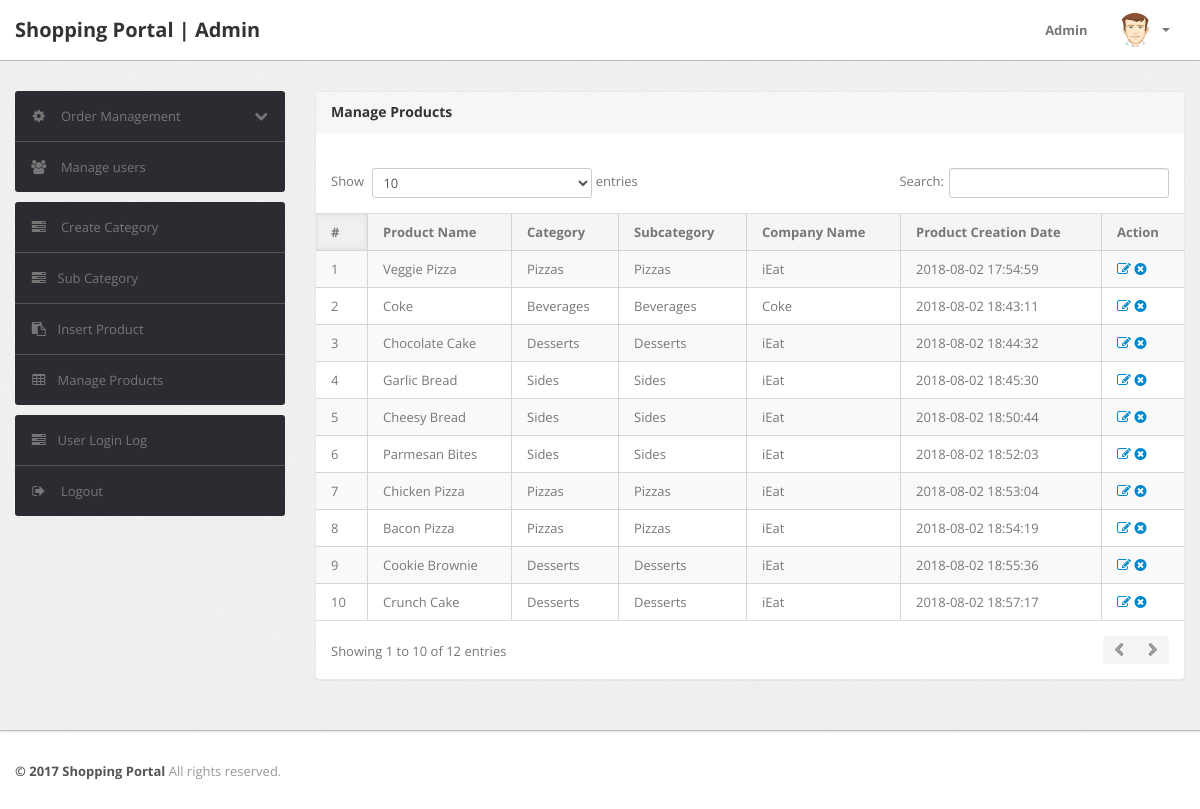
/admin/manage-products.php (signed in), run on the app's committed database.
### tables this page shows
CREATE TABLE `products` (
  `id` int(11) NOT NULL,
  `category` int(11) NOT NULL,
  `subCategory` int(11) DEFAULT NULL,
  `productName` varchar(255) DEFAULT NULL,
  `productCompany` varchar(255) DEFAULT NULL,
  `productPrice` int(11) DEFAULT NULL,
  `productPriceBeforeDiscount` int(11) DEFAULT NULL,
  `productDescription` longtext,
  `productImage1` varchar(255) DEFAULT NULL,
  `productImage2` varchar(255) DEFAULT NULL,
  `productImage3` varchar(255) DEFAULT NULL,
  `shippingCharge` int(11) DEFAULT NULL,
  `productAvailability` varchar(255) DEFAULT NULL,
  `postingDate` timestamp NULL DEFAULT CURRENT_TIMESTAMP,
  `updationDate` varchar(255) DEFAULT NULL
);

CREATE TABLE `category` (
  `id` int(11) NOT NULL,
  `categoryName` varchar(255) DEFAULT NULL,
  `categoryDescription` longtext,
  `creationDate` timestamp NOT NULL DEFAULT CURRENT_TIMESTAMP,
  `updationDate` varchar(255) DEFAULT NULL
);

CREATE TABLE `subcategory` (
  `id` int(11) NOT NULL,
  `categoryid` int(11) DEFAULT NULL,
  `subcategory` varchar(255) DEFAULT NULL,
  `creationDate` timestamp NULL DEFAULT CURRENT_TIMESTAMP,
  `updationDate` varchar(255) DEFAULT NULL
);

### admin/manage-products.php (the view, shortened to what this page needs)
<?php
include('include/config.php');
if(strlen($_SESSION['alogin'])==0)
	{
header('location:index.php');
}
else{
?>
<!DOCTYPE html>
<html lang="en">
<head>
	<link type="text/css" href="bootstrap/css/bootstrap.min.css" rel="stylesheet">
	<link type="text/css" href="bootstrap/css/bootstrap-responsive.min.css" rel="stylesheet">
	<link type="text/css" href="css/theme.css" rel="stylesheet">
	<link type="text/css" href="images/icons/css/font-awesome.css" rel="stylesheet">
</head>
<body>
<?php include('include/header.php');?>
	<div class="wrapper">
		<div class="container">
			<div class="row">
<?php include('include/sidebar.php');?>
			<div class="span9">
					<div class="content">
	<div class="module">
							<div class="module-head">
								<h3>Manage Products</h3>
							</div>
							<div class="module-body table">
									<br />
								<table cellpadding="0" cellspacing="0" border="0" class="datatable-1 table table-bordered table-striped	 display" width="100%">
									<thead>
										<tr>
											<th>#</th>
											<th>Product Name</th>
											<th>Category </th>
											<th>Subcategory</th>
											<th>Company Name</th>
											<th>Product Creation Date</th>
											<th>Action</th>
										</tr>
									</thead>
									<tbody>
<?php $query=mysqli_query($con,"select products.*,category.categoryName,subcategory.subcategory from products join category on category.id=products.category join subcategory on subcategory.id=products.subCategory");
$cnt=1;
while($row=mysqli_fetch_array($query))
{
?>
										<tr>
											<td><?php echo htmlentities($cnt);?></td>
											<td><?php echo htmlentities($row['productName']);?></td>
											<td><?php echo htmlentities($row['categoryName']);?></td>
											<td> <?php echo htmlentities($row['subcategory']);?></td>
											<td><?php echo htmlentities($row['productCompany']);?></td>
											<td><?php echo htmlentities($row['postingDate']);?></td>
											<td>
											<a href="edit-products.php?id=<?php echo $row['id']?>" ><i class="icon-edit"></i></a>
											<a href="manage-products.php?id=<?php echo $row['id']?>&del=delete" onClick="return confirm('Are you sure you want to delete?')"><i class="icon-remove-sign"></i></a></td>
										</tr>
										<?php $cnt=$cnt+1; } ?>
								</table>
							</div>
						</div>
					</div>
				</div>
			</div>
		</div>
	</div>
<?php include('include/footer.php');?>
</body>
<?php } ?>

### data on the page
products: productName "Veggie Pizza", category.categoryName "Pizzas", subcategory.subcategory "Pizzas", productCompany "iEat", postingDate "2018-08-02 17:54:59"
products: productName "Coke", category.categoryName "Beverages", subcategory.subcategory "Beverages", productCompany "Coke", postingDate "2018-08-02 18:43:11"
products: productName "Chocolate Cake", category.categoryName "Desserts", subcategory.subcategory "Desserts", productCompany "iEat", postingDate "2018-08-02 18:44:32"
products: productName "Garlic Bread", category.categoryName "Sides", subcategory.subcategory "Sides", productCompany "iEat", postingDate "2018-08-02 18:45:30"
products: productName "Cheesy Bread", category.categoryName "Sides", subcategory.subcategory "Sides", productCompany "iEat", postingDate "2018-08-02 18:50:44"
products: productName "Parmesan Bites", category.categoryName "Sides", subcategory.subcategory "Sides", productCompany "iEat", postingDate "2018-08-02 18:52:03"
products: productName "Chicken Pizza", category.categoryName "Pizzas", subcategory.subcategory "Pizzas", productCompany "iEat", postingDate "2018-08-02 18:53:04"
products: productName "Bacon Pizza", category.categoryName "Pizzas", subcategory.subcategory "Pizzas", productCompany "iEat", postingDate "2018-08-02 18:54:19"
products: productName "Cookie Brownie", category.categoryName "Desserts", subcategory.subcategory "Desserts", productCompany "iEat", postingDate "2018-08-02 18:55:36"
products: productName "Crunch Cake", category.categoryName "Desserts", subcategory.subcategory "Desserts", productCompany "iEat", postingDate "2018-08-02 18:57:17"
